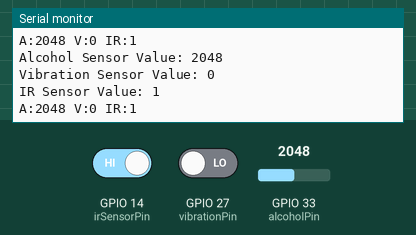
A sketch run on a simulated ESP32. Shown: the last lines printed to the serial monitor. Inputs (shaded band) come from the test bench; at power-on: GPIO 33 (alcoholPin) = 2048, GPIO 14 (irSensorPin) HIGH, GPIO 27 (vibrationPin) LOW.

Above: at 1.3 s.
1.4 s: GPIO 33 (alcoholPin) set to 2866
At 1.9 s:
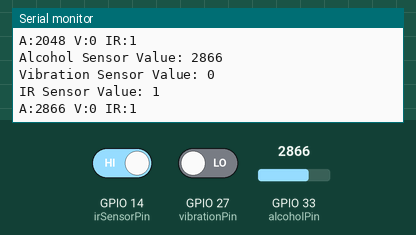
2.9 s: GPIO 14 (irSensorPin) driven LOW
At 3.4 s:
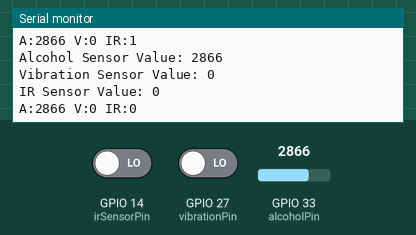
4.4 s: GPIO 27 (vibrationPin) driven HIGH
At 4.9 s:
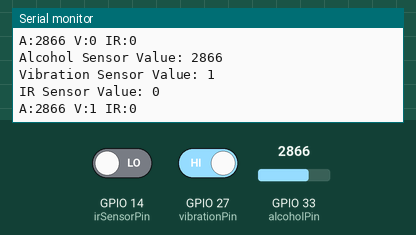
5.9 s: GPIO 33 (alcoholPin) set to 3603
At 6.4 s:
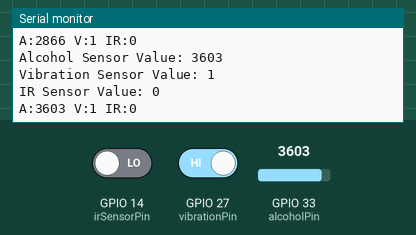
7.4 s: GPIO 14 (irSensorPin) driven HIGH
At 8.0 s:
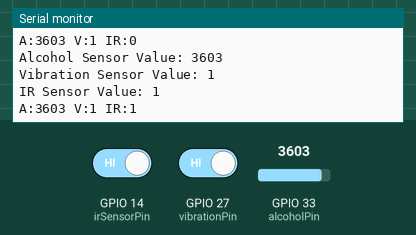
8.9 s: GPIO 27 (vibrationPin) driven LOW
At 9.5 s:
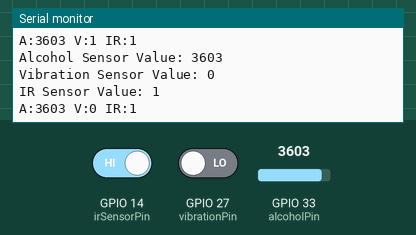
Timing chart, 0 to 11.4 s (numbered marks = the images above; inputs shaded):
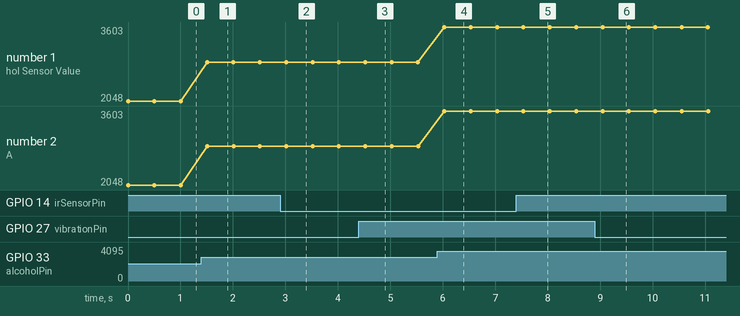

Measured:
- after the input at 1.4 s, the serial monitor: prints a new line after 0.11 s (image 1)
- after the input at 2.9 s, the serial monitor: prints a new line after 0.12 s (image 2)
- after the input at 4.4 s, the serial monitor: prints a new line after 0.12 s (image 3)
- after the input at 5.9 s, the serial monitor: prints a new line after 0.13 s (image 4)
- after the input at 7.4 s, the serial monitor: prints a new line after 0.14 s (image 5)
- after the input at 8.9 s, the serial monitor: prints a new line after 0.15 s (image 6)
- plotted number 1: 2048 → 2866 after the input at 1.4 s, 2866 → 3603 after the input at 5.9 s
- plotted number 2: 2048 → 2866 after the input at 1.4 s, 2866 → 3603 after the input at 5.9 s

The sketch:

SensorTest.ino
```cpp
// Pin assignment
const int alcoholPin = 33;       // Alcohol sensor connected to GPIO 33
const int vibrationPin = 27;     // Vibration sensor connected to GPIO 27
const int irSensorPin = 14;      // IR sensor connected to GPIO 14

// Variables to store sensor readings
int alcoholValue = 0;
int vibrationValue = 0;
int irSensorValue = 0;

void setup() {
  // Initialize Serial Communication
  Serial.begin(115200);

  // Initialize pins as input
  pinMode(alcoholPin, INPUT);
  pinMode(vibrationPin, INPUT);
  pinMode(irSensorPin, INPUT);
}

void loop() {
  // Read the alcohol sensor value (analog)
  alcoholValue = analogRead(alcoholPin);

  // Read the vibration sensor value (digital)
  vibrationValue = digitalRead(vibrationPin);

  // Read the IR sensor value (digital)
  irSensorValue = digitalRead(irSensorPin);

  // Print sensor values to Serial Monitor
  Serial.print("Alcohol Sensor Value: ");
  Serial.println(alcoholValue);
  Serial.print("Vibration Sensor Value: ");
  Serial.println(vibrationValue);
  Serial.print("IR Sensor Value: ");
  Serial.println(irSensorValue);

  // Send sensor values over Serial to receiver
  Serial.print("A:");
  Serial.print(alcoholValue);
  Serial.print(" V:");
  Serial.print(vibrationValue);
  Serial.print(" IR:");
  Serial.println(irSensorValue);

  // Wait before the next reading
  delay(500);
}
```
